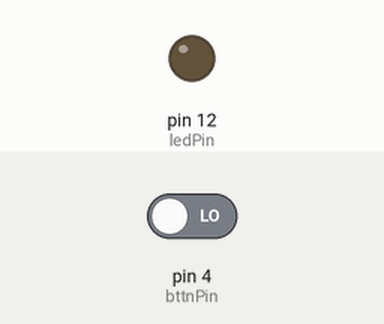
This sketch was run on a simulated Arduino Uno, built with avr-gcc and run on an emulated ATmega328P. Parts: output pins drawn as LEDs (lit = HIGH). Dashed ring = blinking. The inputs (shaded band) are chosen by the test bench; at power-on: pin 4 (bttnPin) LOW.

Above: at 1.4 s.
1.5 s: pin 4 (bttnPin) driven HIGH
At 1.65 s:
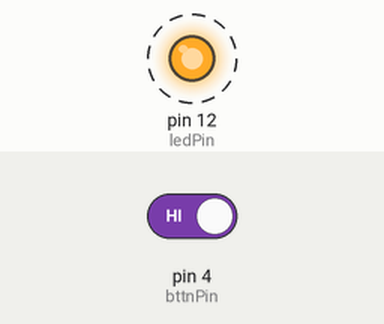
4.5 s: pin 4 (bttnPin) driven LOW
At 5.4 s:
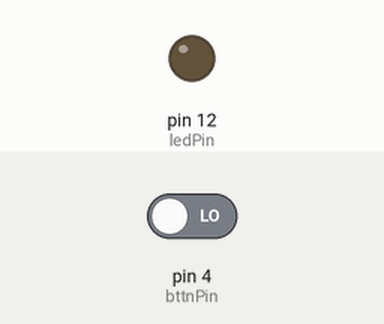
Timing chart, 0 to 7.5 s (numbered marks = the images above; inputs shaded):
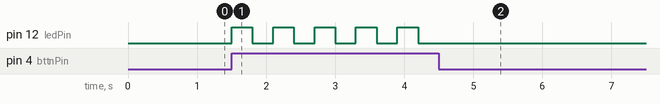

Measured:
- after the input at 1.5 s, pin 12 (ledPin): alternates HIGH for 0.30 s and LOW for 0.30 s, starting at once
- after the input at 4.5 s, pin 12 (ledPin): stops changing and stays LOW

The sketch:

ButtonLED.ino
```cpp
int bttnPin = 4;
int ledPin = 12;
int sensorValue;
int ledState = LOW;

void setup() {
  // put your setup code here, to run once:
  pinMode(bttnPin,INPUT);
  pinMode(ledPin,OUTPUT);
  Serial.begin(9600);   //baud rate
}

void loop() {
  // put your main code here, to run repeatedly:
  sensorValue = digitalRead(bttnPin);   //sensorValue will be 1 or 0
  //Serial.println(sensorValue);
  if( sensorValue == HIGH && ledState == LOW )
  {
    digitalWrite(ledPin, HIGH);   //turn on LED
    ledState = HIGH;
  }else if( sensorValue == HIGH && ledState == HIGH )
  {
    digitalWrite(ledPin, LOW);    //turn off LED
    ledState = LOW;
  }
  delay(300);
}
```
